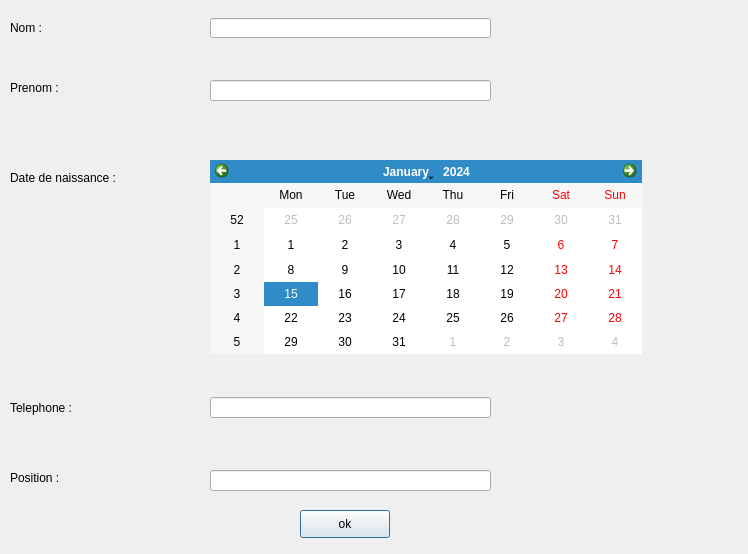
<?xml version="1.0" encoding="UTF-8"?>
<ui version="4.0">
 <class>AjouterJoueur</class>
 <widget class="QDialog" name="AjouterJoueur">
  <property name="geometry">
   <rect>
    <x>0</x>
    <y>0</y>
    <width>748</width>
    <height>554</height>
   </rect>
  </property>
  <property name="windowTitle">
   <string>AjouterJoueur</string>
  </property>
  <widget class="QLabel" name="label">
   <property name="geometry">
    <rect>
     <x>10</x>
     <y>20</y>
     <width>58</width>
     <height>16</height>
    </rect>
   </property>
   <property name="text">
    <string>Nom :</string>
   </property>
  </widget>
  <widget class="QLineEdit" name="nom">
   <property name="geometry">
    <rect>
     <x>210</x>
     <y>18</y>
     <width>281</width>
     <height>20</height>
    </rect>
   </property>
  </widget>
  <widget class="QLabel" name="label_2">
   <property name="geometry">
    <rect>
     <x>10</x>
     <y>80</y>
     <width>58</width>
     <height>16</height>
    </rect>
   </property>
   <property name="text">
    <string>Prenom :</string>
   </property>
  </widget>
  <widget class="QLineEdit" name="prenom">
   <property name="geometry">
    <rect>
     <x>210</x>
     <y>80</y>
     <width>281</width>
     <height>21</height>
    </rect>
   </property>
  </widget>
  <widget class="QLabel" name="label_3">
   <property name="geometry">
    <rect>
     <x>10</x>
     <y>170</y>
     <width>161</width>
     <height>16</height>
    </rect>
   </property>
   <property name="text">
    <string>Date de naissance :</string>
   </property>
  </widget>
  <widget class="QCalendarWidget" name="date">
   <property name="geometry">
    <rect>
     <x>210</x>
     <y>160</y>
     <width>432</width>
     <height>194</height>
    </rect>
   </property>
  </widget>
  <widget class="QLabel" name="label_4">
   <property name="geometry">
    <rect>
     <x>10</x>
     <y>400</y>
     <width>91</width>
     <height>16</height>
    </rect>
   </property>
   <property name="text">
    <string>Telephone :</string>
   </property>
  </widget>
  <widget class="QLineEdit" name="telephone">
   <property name="geometry">
    <rect>
     <x>210</x>
     <y>397</y>
     <width>281</width>
     <height>21</height>
    </rect>
   </property>
  </widget>
  <widget class="QLabel" name="label_5">
   <property name="geometry">
    <rect>
     <x>10</x>
     <y>470</y>
     <width>71</width>
     <height>16</height>
    </rect>
   </property>
   <property name="text">
    <string>Position :</string>
   </property>
  </widget>
  <widget class="QLineEdit" name="position">
   <property name="geometry">
    <rect>
     <x>210</x>
     <y>470</y>
     <width>281</width>
     <height>21</height>
    </rect>
   </property>
  </widget>
  <widget class="QPushButton" name="ok">
   <property name="geometry">
    <rect>
     <x>300</x>
     <y>510</y>
     <width>90</width>
     <height>28</height>
    </rect>
   </property>
   <property name="text">
    <string>ok</string>
   </property>
  </widget>
 </widget>
 <resources/>
 <connections>
  <connection>
   <sender>ok</sender>
   <signal>clicked()</signal>
   <receiver>AjouterJoueur</receiver>
   <slot>valideEnregistrement()</slot>
   <hints>
    <hint type="sourcelabel">
     <x>344</x>
     <y>523</y>
    </hint>
    <hint type="destinationlabel">
     <x>373</x>
     <y>276</y>
    </hint>
   </hints>
  </connection>
 </connections>
 <slots>
  <slot>valideEnregistrement()</slot>
 </slots>
</ui>
